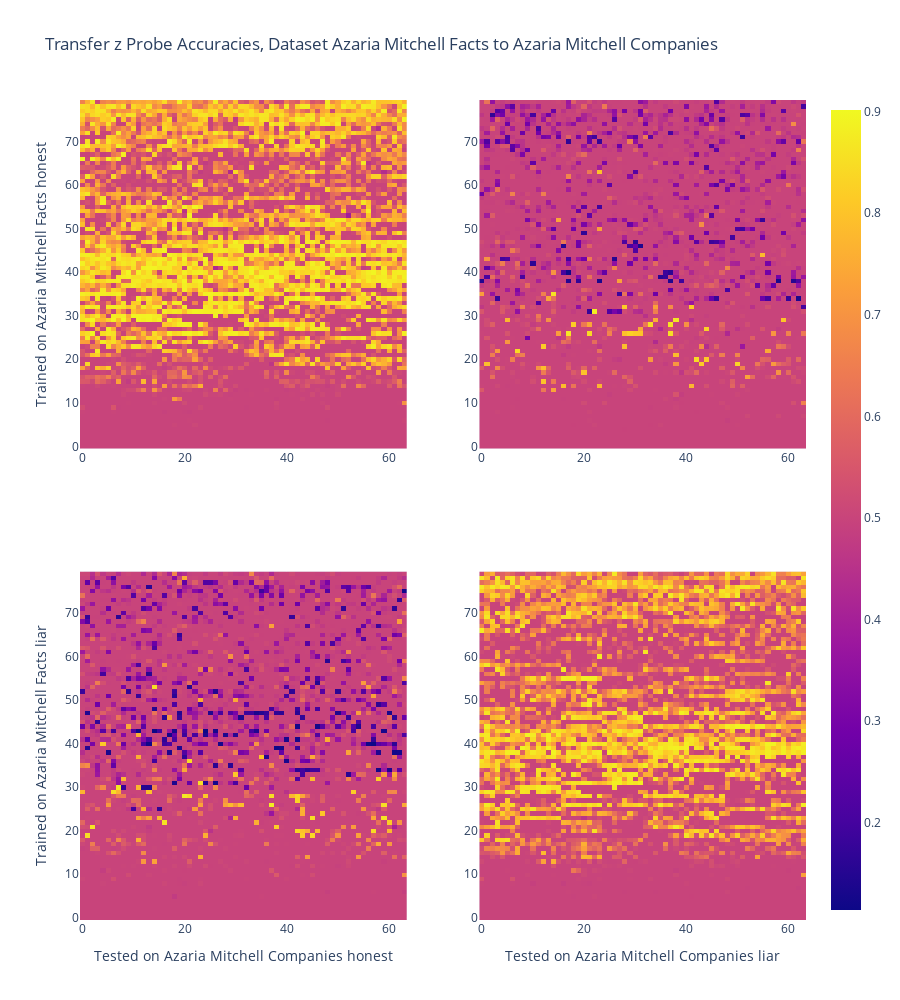

This figure's notebook cell:
### Code cell
def get_px_fig(act_type, transfer_accs, n_layers, n_heads, title, graph_type=None):
    """
    Helper method to generate a figure showing a quantity (accuracy, cosine sim, whatever) for each layer of a model. If act_type is 
    args:
        act_type: "z" is treated alone, all others are 
    """
    if act_type == "z":
        px_fig = plot_z_probe_accuracies(transfer_accs, n_layers, n_heads=n_heads, title=title)
    else:
        px_fig = plot_resid_probe_accuracies(transfer_accs, n_layers, title=title, graph_type=graph_type)
    return px_fig


fig = make_subplots(rows=len(modes), cols=len(modes))
for idx1, mode in enumerate(modes, start=1):
    for idx2, other_mode in enumerate(modes, start=1):
        transfer_accs = harmful_transfer_acc_tensors[0, idx1-1, idx2-1] # azaria_mitchell_facts -> harmful
        
        px_fig = get_px_fig(act_type, transfer_accs, n_layers, n_heads, title = f"Harmful Transfer Probe Accuracies, {act_type} Probes from {mode} tested on {other_mode}")

        fig.add_trace(
            px_fig['data'][0],  # add the trace from plotly express figure
            row=idx1,
            col=idx2
        )

for idx1 in range(1, len(modes)+1):
    fig.update_xaxes(title_text=f"Tested on harmful {modes[idx1-1]}", row=2, col=idx1)

for idx2 in range(1, len(modes)+1):
    fig.update_yaxes(title_text=f"Trained on Azaria Mitchell Facts {modes[idx2-1]}", row=idx2, col=1)

# fig.update_layout(title_text=f"Transfer {act_type} Probe Accuracies, Dataset Azaria Mitchell Facts to Harmful", height=1000)
fig.update_layout(title_text=f"Transfer {act_type} Probe Accuracies, Dataset Azaria Mitchell Facts to Harmful", height=1000)
fig.show()

### Figure 1 — Plotly figure (JSON) as saved in the notebook; plotly's stock layout.template omitted (floating-point values rounded to 4 significant figures; data arrays with more than 128 entries replaced by an {"elided": "..."} marker saying what was removed)
{"data": [{"coloraxis": "coloraxis", "hovertemplate": "Heads (sorted): %{x}<br>Layers: %{y}<br>color: %{z}<extra></extra>", "name": "0", "type": "heatmap", "xaxis": "x", "yaxis": "y", "z": {"elided": "80x64 float values"}}, {"coloraxis": "coloraxis", "hovertemplate": "Heads (sorted): %{x}<br>Layers: %{y}<br>color: %{z}<extra></extra>", "name": "0", "type": "heatmap", "xaxis": "x2", "yaxis": "y2", "z": {"elided": "80x64 float values"}}, {"coloraxis": "coloraxis", "hovertemplate": "Heads (sorted): %{x}<br>Layers: %{y}<br>color: %{z}<extra></extra>", "name": "0", "type": "heatmap", "xaxis": "x3", "yaxis": "y3", "z": {"elided": "80x64 float values"}}, {"coloraxis": "coloraxis", "hovertemplate": "Heads (sorted): %{x}<br>Layers: %{y}<br>color: %{z}<extra></extra>", "name": "0", "type": "heatmap", "xaxis": "x4", "yaxis": "y4", "z": {"elided": "80x64 float values"}}], "layout": {"height": 1000, "title": {"text": "Transfer z Probe Accuracies, Dataset Azaria Mitchell Facts to Azaria Mitchell Companies"}, "xaxis": {"anchor": "y", "domain": [0, 0.45]}, "xaxis2": {"anchor": "y2", "domain": [0.55, 1]}, "xaxis3": {"anchor": "y3", "domain": [0, 0.45], "title": {"text": "Tested on Azaria Mitchell Companies honest"}}, "xaxis4": {"anchor": "y4", "domain": [0.55, 1], "title": {"text": "Tested on Azaria Mitchell Companies liar"}}, "yaxis": {"anchor": "x", "domain": [0.575, 1], "title": {"text": "Trained on Azaria Mitchell Facts honest"}}, "yaxis2": {"anchor": "x2", "domain": [0.575, 1]}, "yaxis3": {"anchor": "x3", "domain": [0, 0.425], "title": {"text": "Trained on Azaria Mitchell Facts liar"}}, "yaxis4": {"anchor": "x4", "domain": [0, 0.425]}}}
